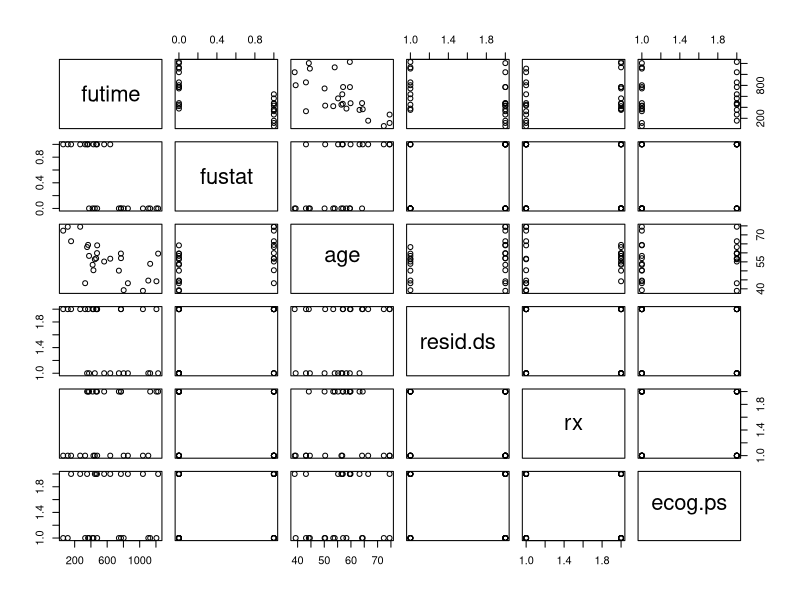
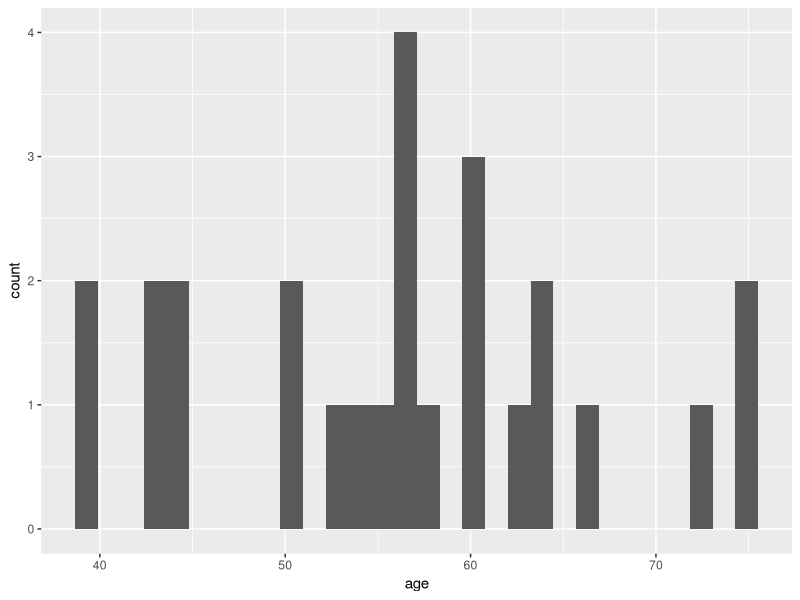
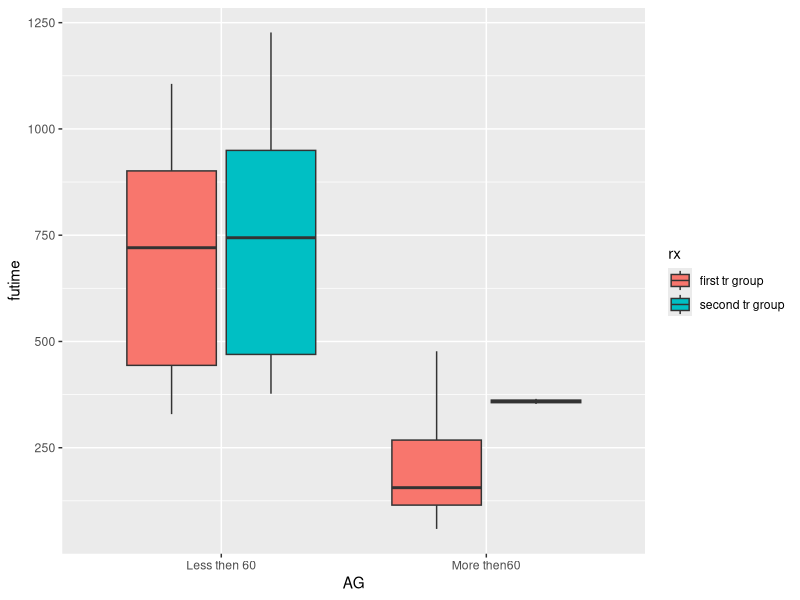
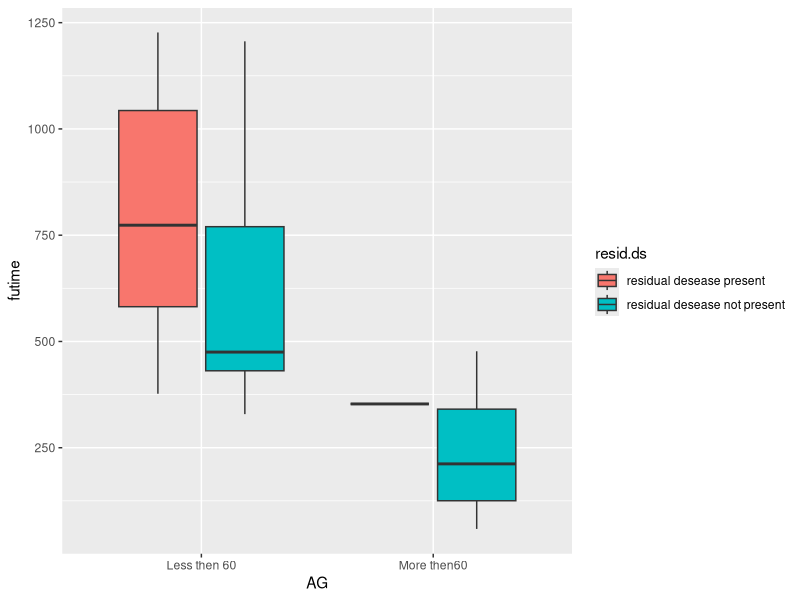
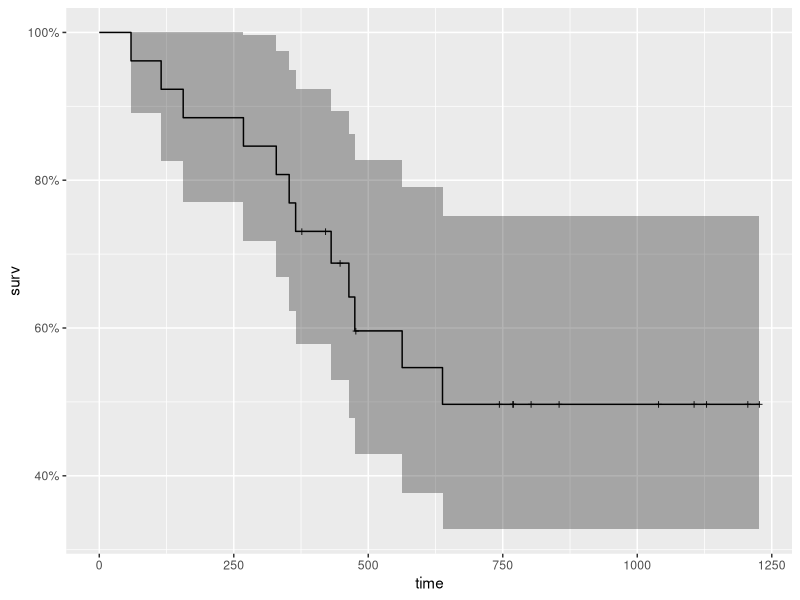
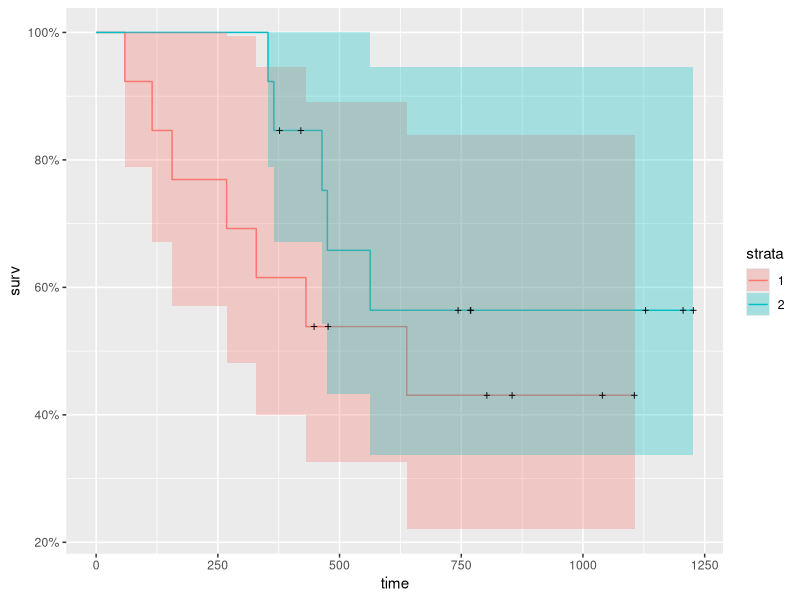
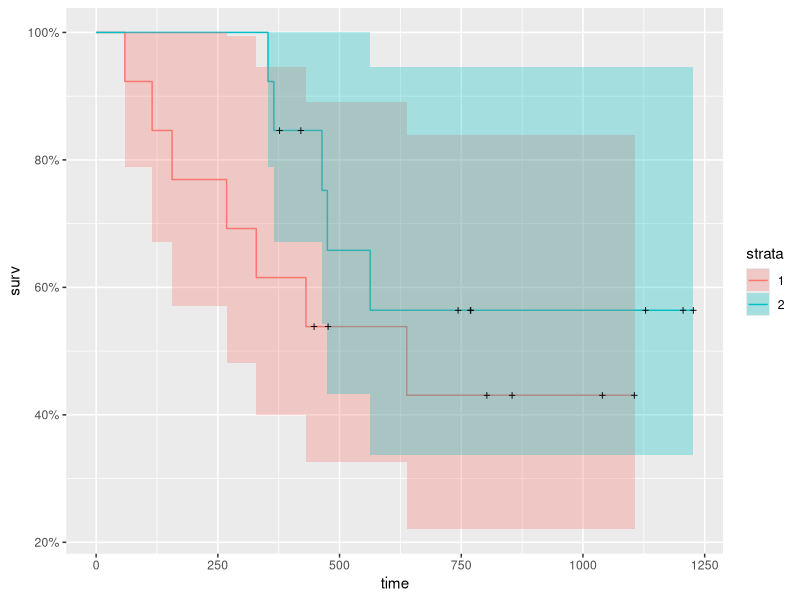
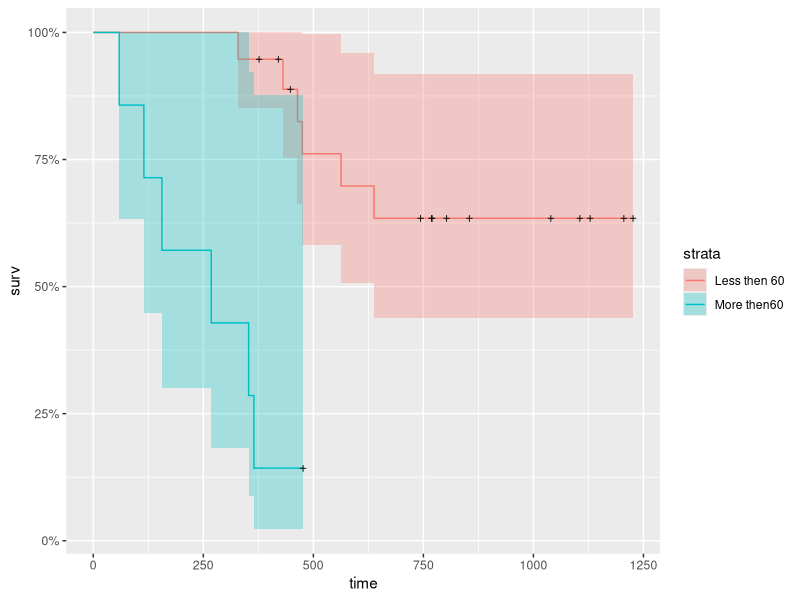

Write R code to recreate these figures, in order.
## ---- chunk 1
knitr::opts_chunk$set(echo = TRUE, message = FALSE)
options(warn=-1) # to prevent visualizing warnings in the report
ifelse("survival" %in% rownames(installed.packages()), NA, install.packages("survival"))
ifelse("survminer" %in% rownames(installed.packages()), NA, install.packages("survminer"))
ifelse("ranger" %in% rownames(installed.packages()), NA, install.packages("ranger"))
ifelse("ggplot2" %in% rownames(installed.packages()), NA, install.packages("ggplot2"))
ifelse("dplyr" %in% rownames(installed.packages()), NA, install.packages("dplyr"))
ifelse("ggfortify" %in% rownames(installed.packages()), NA, install.packages("ggfortify"))
ifelse("coin" %in% rownames(installed.packages()), NA, install.packages("coin"))
## ---- chunk 2
library(survival)
library(survminer)
library(ranger)
library(ggplot2)
library(dplyr)
library(ggfortify)
library(coin)
## ---- chunk 3
ovarian
str(ovarian)
plot(ovarian)
## ---- chunk 4
bp1 <- ggplot(ovarian, aes(x=age)) +
  geom_histogram()
bp1

mean(ovarian$age)
median(ovarian$age)
## ---- chunk 5
ovar <- mutate(ovarian, AG = ifelse((age < 60), "Less then 60", "More then60"),
               AG = factor(AG),
               resid.ds = factor(resid.ds,labels=c("residual desease present","residual desease not present")),
               rx = factor(rx,labels=c("first tr group","second tr group")))
## ---- chunk 6
bp2<-ggplot(ovar, aes(x=AG, y=futime, fill=rx)) +
  geom_boxplot()
bp2
## ---- chunk 7
bp3<-ggplot(ovar, aes(x=AG, y=futime, fill=resid.ds)) +
  geom_boxplot()
bp3
## ---- chunk 8
km_fit <- survfit(Surv(futime, fustat) ~ 1, data=ovarian)
summary(km_fit, times = c(1,30,60,90*(1:10)))

autoplot(km_fit)
## ---- chunk 9
km_rx_fit <- survfit(Surv(futime, fustat) ~ rx, data=ovarian)
autoplot(km_rx_fit)
## ---- chunk 10
km_rx_fit <- survfit(Surv(futime, fustat) ~ rx, data=ovarian)
autoplot(km_rx_fit)
## ---- chunk 11
km_AG_fit <- survfit(Surv(futime, fustat) ~ AG, data=ovar)
autoplot(km_AG_fit)
## ---- chunk 12
ovar_two_factors_rx <- ovar
ovar_two_factors_rx$hyb_fact <- paste(ovar_two_factors_rx$AG, ovar_two_factors_rx$rx)
km_AG_fit_rx <- survfit(Surv(futime, fustat) ~ hyb_fact, data=ovar_two_factors_rx)
autoplot(km_AG_fit_rx)
## ---- chunk 13
logrank_test(Surv(futime, fustat) ~ AG, data = ovar)
## ---- chunk 14
logrank_test(Surv(futime, fustat) ~ resid.ds, data = ovar)
## ---- chunk 15
ovar_two_factors_rx$hyb_fact <- as.factor(ovar_two_factors_rx$hyb_fact)

logrank_test(Surv(futime, fustat) ~ hyb_fact, data = ovar_two_factors_rx)
## ---- chunk 16
cox <- coxph(Surv(futime, fustat) ~ ecog.ps + rx + age + resid.ds , data = ovar)
summary(cox)

cox_fit <- survfit(cox)
autoplot(cox_fit)

aa_fit <- aareg(Surv(futime, fustat) ~ ecog.ps + rx + age + resid.ds, data = ovar)
autoplot(aa_fit)
## ---- chunk 17
fit.coxph <- coxph(Surv(futime, fustat) ~ ecog.ps + rx + age + resid.ds, data = ovar)
ggforest(fit.coxph, data = ovar)
